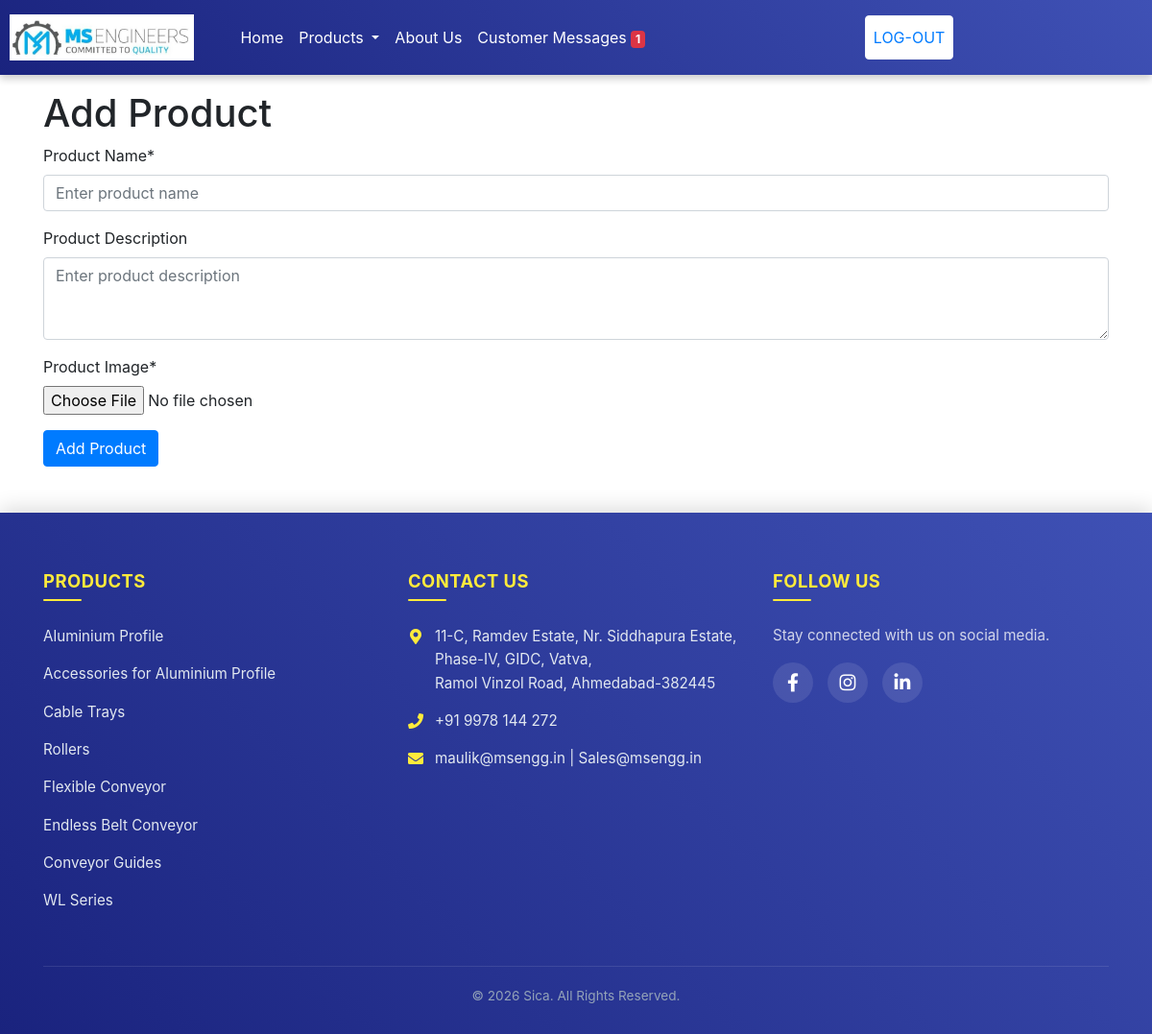
The page /add_product.php (signed in) on the database its author committed.
### tables this page shows
CREATE TABLE `pro` (
  `Sr.no` int(225) NOT NULL,
  `product_name` varchar(70) NOT NULL,
  `product_description` text NOT NULL,
  `img` varchar(225) NOT NULL
);

### message_counter.php (called while the page is built)
<?php
include('connect.php');
$connectDB = new PDO($dns, $username, $password);
$connectDB->setAttribute(PDO::ATTR_ERRMODE, PDO::ERRMODE_EXCEPTION);
$countQuery = "SELECT COUNT(*) AS unread_count FROM contact WHERE status = 'unread'";
$countStatement = $connectDB->query($countQuery);
$unreadCount = $countStatement->fetch(PDO::FETCH_ASSOC)['unread_count'];
?>

### product_name.php (called while the page is built)
<?php
include('connect.php');
$connectDB = new PDO($dns, $username, $password);
$connectDB->setAttribute(PDO::ATTR_ERRMODE, PDO::ERRMODE_EXCEPTION);
$query = $connectDB->prepare("SELECT * FROM pro");
$query->execute();
$products = $query->fetchAll(PDO::FETCH_ASSOC);
?>

### add_product.php (the view, shortened to what this page needs)
<?php
include('connect.php');
include('message_counter.php');
include('product_name.php');
?>
<!DOCTYPE html>
<html lang="en">
<head>
    <link rel="stylesheet" href="https://stackpath.bootstrapcdn.com/bootstrap/4.5.2/css/bootstrap.min.css">
    <link rel="stylesheet" href="https://cdnjs.cloudflare.com/ajax/libs/font-awesome/5.15.4/css/all.min.css">
</head>
<body>
<nav class="navbar navbar-expand-lg">
    <a class="navbar-brand" href="index.php">
        <img src="logo.jpg" alt="Sica">
    </a>
    <div class="collapse navbar-collapse" id="navbarNav">
        <ul class="navbar-nav">
            <li class="nav-item">
                <a href="index_admin.php" class="nav-link">Home</a>
            </li>
            <li class="nav-item dropdown">
                <a class="nav-link dropdown-toggle" id="navbarDropdown" role="button" data-toggle="dropdown" aria-haspopup="true" aria-expanded="false">
                    Products
                </a>
            </li>
            <li class="nav-item">
                <a href="admin_product_click.php?product_name=About Us" class="nav-link">About Us</a>
            </li>
            <li class="nav-item">
                <a href="customer_mes.php" class="nav-link">Customer Messages <span id="unreadCountBadge" class="badge badge-danger"><?php echo $unreadCount; ?></span></a>
            </li>
        </ul>
        <div class="navbar-nav ml-auto">
            <a href="logout.php" class="nav-link btn btn-light text-primary login-button">LOG-OUT</a>
        </div>
    </div>
</nav>
<div style="height: 70px;"></div>
<div class="container mt-4">
    <h1>Add Product</h1>
    <form action="<?php echo htmlspecialchars($_SERVER["PHP_SELF"]); ?>" method="post" enctype="multipart/form-data">
        <div class="form-group">
            <label for="productName">Product Name*</label>
            <input type="text" class="form-control" id="productName" name="productName" placeholder="Enter product name" required>
        </div>
        <div class="form-group">
            <label for="productDescription">Product Description</label>
            <textarea class="form-control" id="productDescription" name="productDescription" rows="3" placeholder="Enter product description"></textarea>
        </div>
        <div class="form-group">
            <label for="productImage">Product Image*</label>
            <input type="file" class="form-control-file" id="productImage" name="productImage" accept="image/*" required>
        </div>
        <button type="submit" class="btn btn-primary">Add Product</button>
    </form>
</div>
<br><br>
<?php
include('footer.php');
?>
</body>
</html>

### footer.php (shortened to what this page needs)
<footer class="modern-footer">
    <div class="container">
        <div class="row">
            <div class="col-md-4 col-sm-6 mb-4 mb-md-0">
                <h5>Products</h5>
                <ul>
                    <?php foreach ($products as $product): ?>
                        <li>
                            <a href="product_click.php?product_name=<?= urlencode($product['product_name']) ?>">
                                <?= htmlspecialchars($product['product_name']) ?>
                            </a>
                        </li>
                    <?php endforeach; ?>
                </ul>
            </div>
            <div class="col-md-4 col-sm-6 mb-4 mb-md-0">
                <h5>Contact Us</h5>
                <ul>
                    <li>
                        <i class="fas fa-map-marker-alt contact-icon"></i>
                        <span>
                            11-C, Ramdev Estate, Nr. Siddhapura Estate, Phase-IV, GIDC, Vatva,<br>
                            Ramol Vinzol Road, Ahmedabad-382445
                        </span>
                    </li>
                    <li>
                        <i class="fas fa-phone contact-icon"></i>
                        <span>+91 9978 144 272</span>
                    </li>
                    <li>
                        <i class="fas fa-envelope contact-icon"></i>
                        <span>
                            <a href="mailto:maulik@sica.in">maulik@msengg.in</a> |
                            <a href="mailto:sales@msengg.in">Sales@msengg.in</a>
                        </span>
                    </li>
                </ul>
            </div>
            <div class="col-md-4 col-sm-6">
                <h5>Follow Us</h5>
                <p class="text-light mb-3" style="opacity: 0.8; font-size: 0.95rem;">Stay connected with us on social media.</p>
                <div class="social-icons">
                    <a href="https://www.facebook.com/profile.php?id=100064131395346&mibextid=ZbWKwL" target="_blank" title="Facebook"><i class="fab fa-facebook-f"></i></a>
                    <a href="https://www.instagram.com/msen.gg?utm_source=qr&igsh=M2xybTZiazkzNG1q" target="_blank" title="Instagram"><i class="fab fa-instagram"></i></a>
                    <a href="https://www.linkedin.com/in/maulik-shastri-503b431a5?utm_source=share&utm_campaign=share_via&utm_content=profile&utm_medium=android_app" target="_blank" title="LinkedIn"><i class="fab fa-linkedin-in"></i></a>
                </div>
            </div>
        </div>
        <div class="row">
            <div class="col-12 text-center">
                <div class="footer-bottom">
                    &copy; <?= date("Y"); ?> Sica. All Rights Reserved.
                </div>
            </div>
        </div>
    </div>
</footer>

### add_product.php (style rules this page uses)
.navbar { background: linear-gradient(45deg, #1a237e, #3f51b5); padding: 10px; position: fixed; top: 0; width: 100%; z-index: 1000; box-shadow: 0 4px 8px rgba(0, 0, 0, 0.2); transition: all 0.3s; }
.navbar .navbar-brand img { height: 48px; width: auto; }
.navbar .navbar-nav { justify-content: center; width: 100%; }
.navbar .nav-link { color: white; padding: 10px 15px; text-decoration: none; transition: color 0.3s, background-color 0.3s; }
.navbar .nav-link.btn-light { color: #1a237e; background-color: #ffffff; }

### footer.php (style rules this page uses)
.modern-footer { background: linear-gradient(45deg, #1a237e, #3f51b5); color: #ffffff; padding: 60px 0 30px; box-shadow: 0 -4px 20px rgba(0, 0, 0, 0.15); font-family: 'Inter', sans-serif; }
.modern-footer h5 { color: #ffeb3b; font-weight: 700; font-size: 1.15rem; margin-bottom: 25px; text-transform: uppercase; letter-spacing: 0.5px; position: relative; padding-bottom: 10px; }
.modern-footer h5::after { content: ''; position: absolute; left: 0; bottom: 0; width: 40px; height: 2px; background: #ffeb3b; border-radius: 2px; }
.modern-footer ul { list-style: none; padding: 0; margin: 0; }
.modern-footer ul li { margin-bottom: 15px; color: #e2e8f0; font-size: 0.95rem; line-height: 1.6; display: flex; align-items: flex-start; }
.modern-footer a { color: #e2e8f0; text-decoration: none; transition: all 0.3s ease; display: inline-block; }
.modern-footer .contact-icon { color: #ffeb3b; font-size: 1rem; margin-right: 12px; margin-top: 4px; min-width: 16px; text-align: center; }
.modern-footer .social-icons { display: flex; gap: 15px; margin-top: 10px; }
.modern-footer .social-icons a { display: inline-flex; align-items: center; justify-content: center; width: 42px; height: 42px; background: rgba(255, 255, 255, 0.1); border-radius: 50%; color: #ffffff; font-size: 1.2rem; transition: all 0.3s ease; }
.modern-footer .footer-bottom { border-top: 1px solid rgba(255, 255, 255, 0.1); padding-top: 20px; margin-top: 40px; text-align: center; font-size: 0.85rem; color: #94a3b8; }

### rows shown on the page
pro: product_name "Aluminium Profile"
pro: product_name "Accessories for Aluminium Profile"
pro: product_name "Cable Trays"
pro: product_name "Rollers"
pro: product_name "Flexible Conveyor"
pro: product_name "Endless Belt Conveyor"
pro: product_name "Conveyor Guides"
pro: product_name "WL Series"

### other values the page prints
$unreadCount "1"
